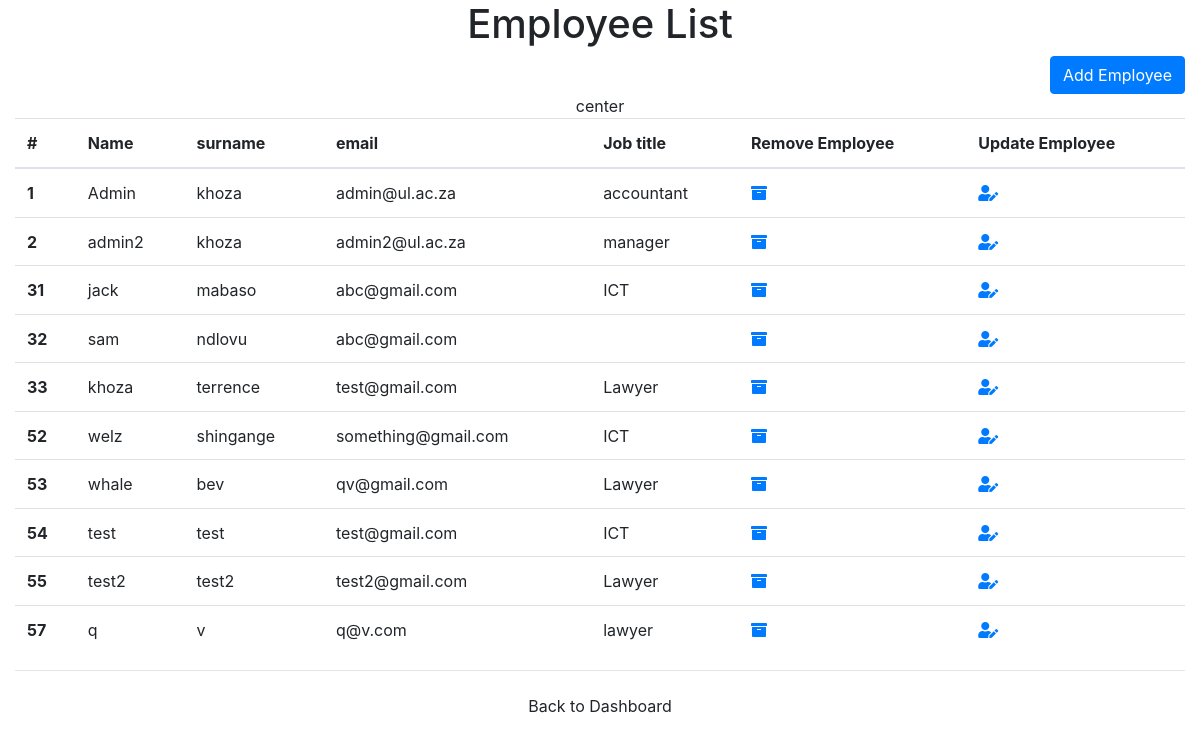
The app's page /hr/all_employees.php with its own data.
### tables this page shows
CREATE TABLE `employee_info` (
  `emp_id` int(11) NOT NULL,
  `first_name` varchar(100) DEFAULT NULL,
  `last_name` varchar(100) NOT NULL,
  `email` varchar(50) NOT NULL,
  `job_title` varchar(30) NOT NULL,
  `emp_password` varchar(50) DEFAULT NULL,
  `income` decimal(10,0) NOT NULL,
  `leave_days` int(10) NOT NULL,
  `overtime` int(11) NOT NULL
);

### hr/all_employees.php (the view, shortened to what this page needs)
<!DOCTYPE html>
<html lang="en">
<head>
<link rel="stylesheet" href="https://stackpath.bootstrapcdn.com/bootstrap/4.3.1/css/bootstrap.min.css">
<link rel="stylesheet" href="https://pro.fontawesome.com/releases/v5.10.0/css/all.css"/>
</head>
</head>
<body>
<div class="container-fluid cent mx-auto">
<h1>  <div class='d-flex justify-content-center'> Employee List </div></h1>
<div class="d-flex justify-content-end">
    <a class="btn btn-primary" href="add_employee.php">Add Employee</a></div>
<div class="d-flex justify-content-center">center</div>
<table class="table">
  <thead>
    <tr>
      <th scope="col">#</th>
      <th scope="col">Name</th>
      <th scope="col">surname</th>
      <th scope="col">email</th>
      <th scope="col">Job title</th>
      <th scope="col">Remove Employee </th>
      <th scope="col">Update Employee</th>
    </tr>
  </thead>
  <tbody>
  <?php
$servername = "localhost";
$username = "root";
$password = "";
$database = "employee";
$conn = new mysqli($servername, $username, $password,$database);
$sql = "SELECT emp_id, first_name, last_name, email, job_title, income,leave_days,
overtime FROM employee_info";
$result = $conn->query($sql);
if ($result->num_rows > 0) {
    while($row = $result->fetch_assoc()) {
     $id = $row["emp_id"];
     $name = $row["first_name"];
    $surname= $row["last_name"];
    $email = $row["email"];
    $dep = $row["job_title"];
echo
    "<tr>
      <th scope='row'>$id</th>
      <td>$name</td>
      <td> $surname</td>
      <td>$email</td>
      <td> $dep</td>
      <td><a href='delete_emp.php?emp_id=$id'><i class='fas fa-archive'></i></a> </td>
      <td><a href='update_emp.php?emp_id=$id'><i class='fas fa-user-edit'></i></a> </td>
    </tr>
    <tr>";
}
} else {
  echo "0 results";
  }
  ?>
  </tbody>
</table>
<hr />
<a href="welcome.php" class="btn btn-block">
    Back to Dashboard
</a>
</div>
</body>
</html>
</body>
</html>

### records on screen
employee_info: emp_id "1", first_name "Admin", last_name "khoza", email "admin@ul.ac.za", job_title "accountant"
employee_info: emp_id "2", first_name "admin2", last_name "khoza", email "admin2@ul.ac.za", job_title "manager"
employee_info: emp_id "31", first_name "jack", last_name "mabaso", email "abc@gmail.com", job_title "ICT"
employee_info: emp_id "32", first_name "sam", last_name "ndlovu", email "abc@gmail.com"
employee_info: emp_id "33", first_name "khoza", last_name "terrence", email "test@gmail.com", job_title "Lawyer"
employee_info: emp_id "52", first_name "welz", last_name "shingange", email "something@gmail.com", job_title "ICT"
employee_info: emp_id "53", first_name "whale", last_name "bev", email "qv@gmail.com", job_title "Lawyer"
employee_info: emp_id "54", first_name "test", last_name "test", email "test@gmail.com", job_title "ICT"
employee_info: emp_id "55", first_name "test2", last_name "test2", email "test2@gmail.com", job_title "Lawyer"
employee_info: emp_id "57", first_name "q", last_name "v", email "q@v.com", job_title "lawyer"
